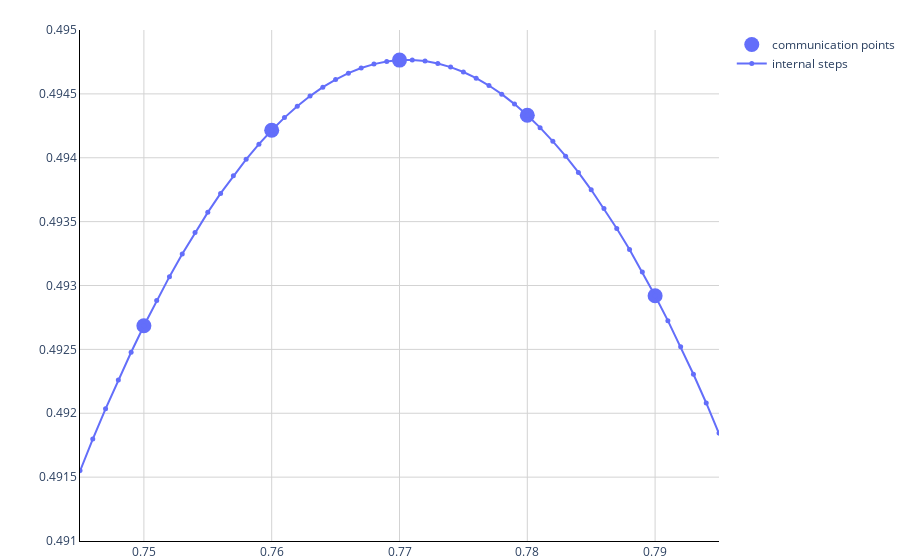

Notebook source saved alongside this figure:
### Code cell
from shutil import rmtree

from fmpy import *
from fmpy.fmi3 import *

fmu_filename = 'BouncingBall.fmu'
csv_filename = 'BouncingBall_out.csv'

unzipdir = extract(filename)

model_description = read_model_description(unzipdir)

with open(csv_filename, 'w') as f:

    f.write('time,h,v\n')

    vr = dict((v.name, v.valueReference) for v in model_description.modelVariables)

    def intermediate_update(instanceEnvironment,
                            intermediateUpdateTime,
                            intermediateVariableSetRequested,
                            intermediateVariableGetAllowed,
                            intermediateStepFinished,
                            canReturnEarly,
                            earlyReturnRequested,
                            earlyReturnTime):

        global fmu_instance

        h, v = fmu_instance.getFloat64([vr['h'], vr['v']])

        f.write(f'{intermediateUpdateTime},{h},{v}\n')

        earlyReturnRequested.contents = fmi3False


    fmu_instance = instantiate_fmu(unzipdir=unzipdir, model_description=model_description, intermediate_update=intermediate_update)

    result = simulate_fmu(filename, model_description=model_description, fmu_instance=fmu_instance,
                          output_interval=0.01)

    fmu_instance.freeInstance()

rmtree(unzipdir)

d = read_csv(csv_filename)

fig = go.Figure()

time = result['time']

fig.add_trace(
    go.Scatter(
        name='communication points',
        mode='markers',
        x=time,
        y=result['h'],
        marker=dict(color='#636efa', size=15)
    )
)

fig.add_trace(
    go.Scatter(
        name='internal steps',
        mode='lines+markers',
        x=d['time'],
        y=d['h'],
        marker=dict(color='#636efa', size=5)
    )
)

axes_attrs = dict(showgrid=True, gridwidth=1, ticklen=0, gridcolor='LightGrey', linecolor='black', showline=True, zerolinewidth=1, zerolinecolor='LightGrey')
fig.update_xaxes(range=(0.745, 0.795), **axes_attrs) 
fig.update_yaxes(range=(0.491, 0.495), **axes_attrs)
fig.update_layout(margin=dict(t=30, b=0, r=30), plot_bgcolor='rgba(0,0,0,0)')

fig.show()

### Figure 1 — Plotly figure (JSON) as saved in the notebook; plotly's stock layout.template omitted (floating-point values rounded to 4 significant figures; data arrays with more than 128 entries replaced by an {"elided": "..."} marker saying what was removed)
{"data": [{"marker": {"color": "#636efa", "size": 15}, "mode": "markers", "name": "communication points", "type": "scatter", "x": {"elided": "301 float values"}, "y": {"elided": "301 float values"}}, {"marker": {"color": "#636efa", "size": 5}, "mode": "lines+markers", "name": "internal steps", "type": "scatter", "x": {"elided": "3000 float values"}, "y": {"elided": "3000 float values"}}], "layout": {"margin": {"b": 0, "r": 30, "t": 30}, "plot_bgcolor": "rgba(0,0,0,0)", "xaxis": {"gridcolor": "LightGrey", "gridwidth": 1, "linecolor": "black", "range": [0.745, 0.795], "showgrid": true, "showline": true, "ticklen": 0, "zerolinecolor": "LightGrey", "zerolinewidth": 1}, "yaxis": {"gridcolor": "LightGrey", "gridwidth": 1, "linecolor": "black", "range": [0.491, 0.495], "showgrid": true, "showline": true, "ticklen": 0, "zerolinecolor": "LightGrey", "zerolinewidth": 1}}}
